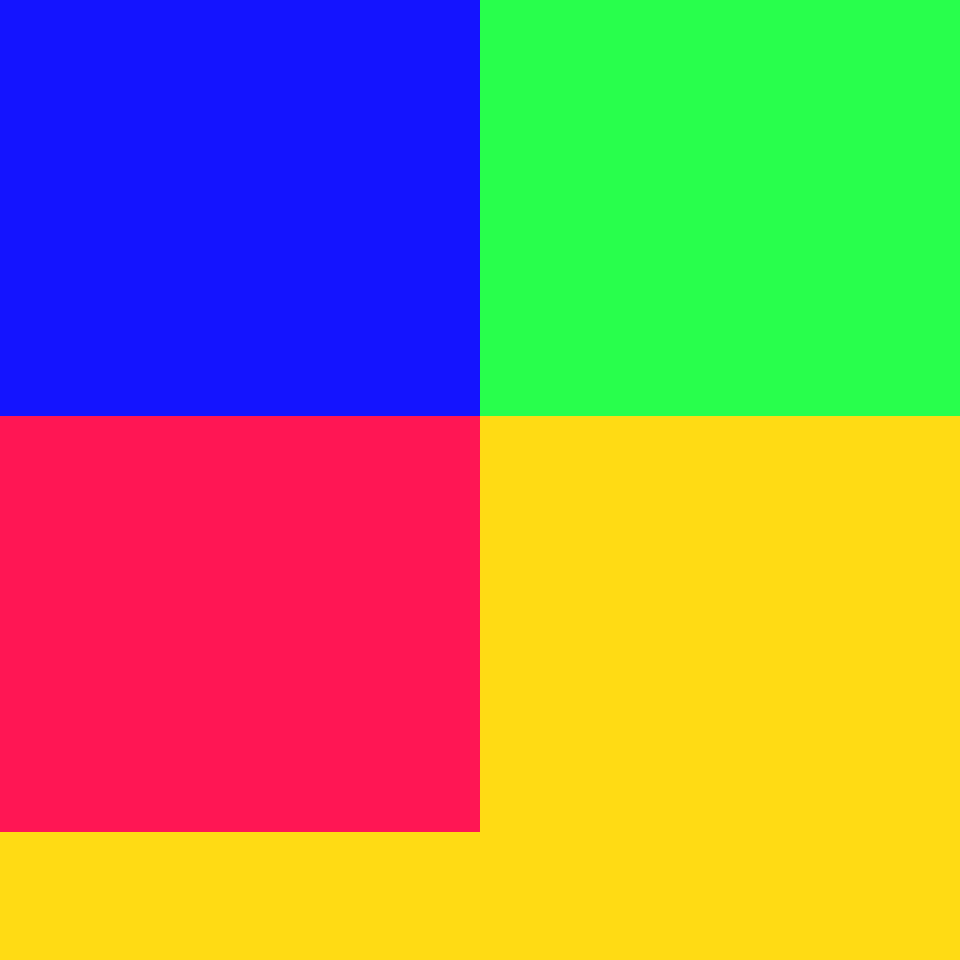

A level layout from a 2D game, rendered from its tile map. Below: a short description, then the map file with tile-grid data replaced by summaries:
An orthogonal 30x30 tile map with 32x32 px tiles, 1 tile layer (Tile Layer 1).

<map version="1.0" orientation="orthogonal" renderorder="right-down" width="30" height="30" tilewidth="32" tileheight="32">
 <tileset firstgid="1" name="adam_test2" tilewidth="32" tileheight="32" spacing="2" margin="2">
  <image source="adam_test2.png" trans="fdb1c3" width="256" height="64" />
 </tileset>
 <layer name="Tile Layer 1" width="30" height="30">
  <data>[900 cells, 900 non-empty, 4 distinct tile ids]</data>
 </layer>
</map>
